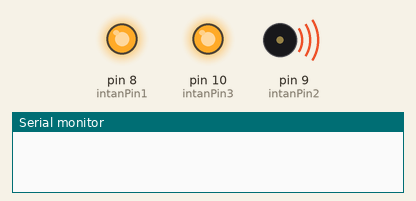
Bench run of a sketch on a simulated Arduino Uno, built with avr-gcc and run on an emulated ATmega328P. On the bench: output pins drawn as LEDs (lit = HIGH), buzzer (waves = sounding), the last lines printed to the serial monitor. Random numbers use the default seed unless the sketch sets one; pins used as bus, display or sensor lines are not drawn.

Above: at 0.1 s.
At 30.8 s:
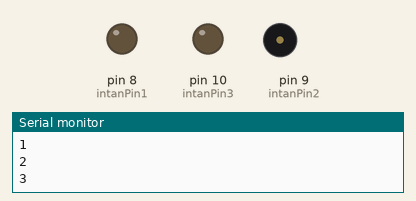
Timing chart, 0 to 40.0 s (numbered marks = the images above):
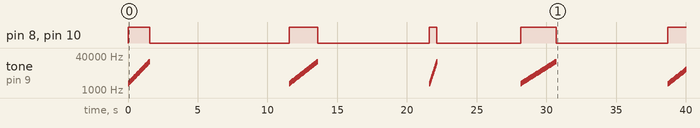

The sketch:

frequentFrequencies.ino
```cpp
#include <toneAC.h>

int delayBetweenPitches[5] = {10, 20, 30, 40, 50};
int delayBetweenSweeps[5] = {2, 4, 6, 8, 10};
int freqRange[2] = {2000, 22000};
float freqExp = (log10(freqRange[1]/freqRange[0]));

// IO Pins definitions
int intanPin1 = 8;
int intanPin2 = 9;
int intanPin3 = 10;
float thisPitch;

void setup() {
  pinMode(intanPin1, OUTPUT); //define both IO pins as outputs
  pinMode(intanPin2, OUTPUT);
  pinMode(intanPin3, OUTPUT);

  Serial.begin(9600);
}

void loop() {
  //Step 1  - exterior loop for the sweeps
  for (int ii = 0; ii<100; ii++){ //0:99 or 100 sweeps

    int curPitchDelay = random(0,5);
    int curSweepDelay = random(0,5);

    digitalWrite(intanPin1,HIGH); // initiate
    digitalWrite(intanPin2,HIGH);
    digitalWrite(intanPin3,HIGH);

    //Step 2 - interior loop for within a sweep
    for (float jj = 0; jj <= 1; jj+=.02){
      thisPitch = freqRange[0]*(pow(10,(freqExp*jj)));
      toneAC(thisPitch, 10); //check syntax
      delay(delayBetweenPitches[curPitchDelay]);
    }

    toneAC();
    digitalWrite(intanPin1,LOW); //turn off
    digitalWrite(intanPin2,LOW);
    digitalWrite(intanPin3,LOW);

    Serial.print(ii);
    Serial.print('\n');

    delay(delayBetweenSweeps[curSweepDelay]*1000);
  }

}
```

Measured:
- by itself, pin 8 (intanPin1), pin 10 (intanPin3): LOW → HIGH at 0.00 s, → LOW 1.5 s later, → HIGH 10.0 s later, → LOW 2.1 s later, … (9 changes in this stretch)
- by itself, tone on pin 9 (intanPin2): plays 2000 Hz for 0.03 s, 2098 Hz for 0.03 s, 2201 Hz for 0.03 s, 2309 Hz for 0.03 s, 2422 Hz for 0.03 s, 2541 Hz for 0.03 s … (237 notes in this stretch)
